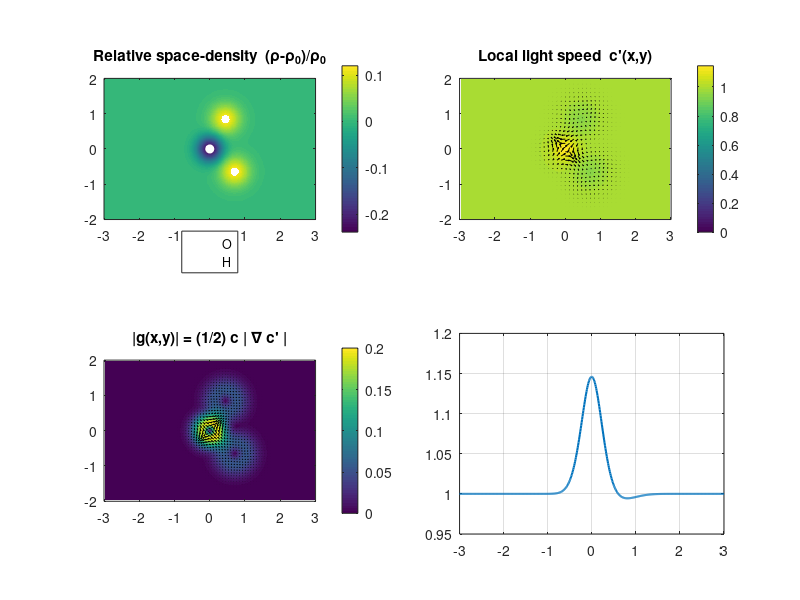

Source code (MATLAB): (Note: this script raises an error after producing the figure.)
% gdm_warp_water_demo.m
% GDM warp-like field from a single H2O dipole (2D slice)
% H's -> contraction (+Δρ), O -> dilation (−Δρ)
% c'(x,y) = c*sqrt(rho0./rho),   g = -(1/2) c ∇c'

clear; close all; clc;

% -------- Constants / scales (normalized units) --------
rho0 = 1;      % undeformed space density
c    = 1;      % set c=1 for normalized units

% Geometry of water (Å) & orientation
r_OH      = 0.9572;        % O-H bond length (Å)
theta_HOH = 104.5;         % angle in degrees
phi_deg   = 10; % 0            % rotate molecule in-plane (0 = dipole along +x)

% Gaussian "charge" spreads (Å) and amplitudes
% '+' = contraction (H), '−' = dilation (O). Use ~neutral total amplitude.
sigma_H = 0.30;
sigma_O = 0.25;
A_H     = +0.12;           % each H contributes +A_H
A_O     = -0.24;           % O contributes A_O (~ -2*A_H for neutrality)

% -------- Grid (Å) --------
Lx=6; Ly=4; Nx=601; Ny=401;
x = linspace(-Lx/2, Lx/2, Nx);
y = linspace(-Ly/2, Ly/2, Ny);
[XX,YY] = meshgrid(x,y);
dx = x(2)-x(1); dy = y(2)-y(1);

% -------- Place atoms (O at origin; H's around bisector) --------
half = theta_HOH/2;
% Unrotated positions (O at 0)
pO  = [0; 0];
pH1 = [ r_OH*cosd(half);  r_OH*sind(half)];
pH2 = [ r_OH*cosd(half); -r_OH*sind(half)];
% Rotate molecule by phi_deg
R   = [cosd(phi_deg) -sind(phi_deg); sind(phi_deg) cosd(phi_deg)];
pO  = R*pO;  pH1 = R*pH1;  pH2 = R*pH2;

% -------- Space-density field  ρ = ρ0 * (1 + Σ A_i * Gaussian_i) --------
rO2  = (XX - pO(1)).^2  + (YY - pO(2)).^2;
rH12 = (XX - pH1(1)).^2 + (YY - pH1(2)).^2;
rH22 = (XX - pH2(1)).^2 + (YY - pH2(2)).^2;

rho = rho0 * ( 1 ...
    + A_H *exp(-rH12/(2*sigma_H^2)) ...
    + A_H *exp(-rH22/(2*sigma_H^2)) ...
    + A_O *exp(-rO2 /(2*sigma_O^2)) );

% Keep ρ positive (dilation bounded in GDM)
rho = max(rho, 0.30*rho0);

% -------- Local light speed and g-field --------
cp = c*sqrt(rho0./rho);                  % c'(x,y)
[ dcp_dy, dcp_dx ] = gradient(cp, dy, dx);   % built-in, sizes match cp
Egx = -(0.5*c)*dcp_dx;                   % g = -(1/2) c ∇c'
Egy = -(0.5*c)*dcp_dy;

% g at the oxygen (molecular center)
[~,ix0] = min(abs(x-0)); [~,iy0] = min(abs(y-0));
g_center = [Egx(iy0,ix0), Egy(iy0,ix0)];
fprintf('g at O center = [%.3e, %.3e] (units: c^2/length)\n', g_center(1), g_center(2));

% -------- Plots --------
figure('Color','w','Position',[80 80 1200 760]);

subplot(2,2,1);
imagesc(x,y,(rho-rho0)/rho0); axis image; set(gca,'YDir','normal');
colorbar; title('Relative space-density  (\rho-\rho_0)/\rho_0'); hold on;
hO = plot(pO(1), pO(2), 'wo', 'MarkerFaceColor','w', 'MarkerSize',6);
hH = plot([pH1(1),pH2(1)],[pH1(2),pH2(2)],'w.','MarkerSize',18);
legend([hO,hH], {'O','H'}, 'Location','southoutside');

subplot(2,2,2);
imagesc(x,y,cp); axis image; set(gca,'YDir','normal'); colorbar;
title('Local light speed  c''(x,y)'); hold on;
s = 12; xs = 1:s:Nx; ys = 1:s:Ny;
quiver(XX(ys,xs), YY(ys,xs), dcp_dx(ys,xs), dcp_dy(ys,xs), 'k');

subplot(2,2,3);
imagesc(x,y,hypot(Egx,Egy)); axis image; set(gca,'YDir','normal'); colorbar;
title('|g(x,y)| = (1/2) c | \nabla c'' |'); hold on;
s2 = 8; xs2 = 1:s2:Nx; ys2 = 1:s2:Ny;
quiver(XX(ys2,xs2), YY(ys2,xs2), Egx(ys2,xs2), Egy(ys2,xs2), 'k');

subplot(2,2,4);
% For phi=0, y=0 is the dipole axis. (For general phi, sample along the axis line.)
iy_mid = find(abs(y-0) == min(abs(y-0)),1);
plot(x, cp(iy_mid,:), 'LineWidth',1.5); hold on; grid on;
yyaxis right; plot(x, Egx(iy_mid,:), 'LineWidth',1.5);
xlabel('x (dipole axis)'); legend('c''(x,0)','g_x(x,0)');
title('Centerline profiles');

sgtitle(sprintf('GDM water-dipole demo: A_H=%.2f, A_O=%.2f, \\sigma_H=%.2fÅ, \\sigma_O=%.2fÅ, \\phi=%g°', ...
    A_H, A_O, sigma_H, sigma_O, phi_deg));
